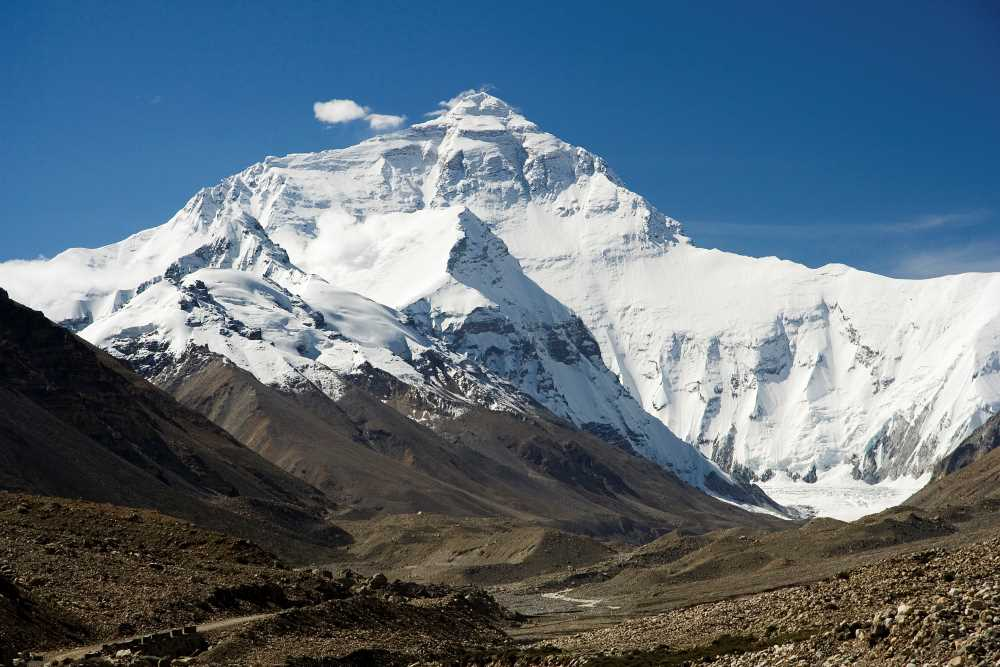
#> input picture homework/HW1/img1.jpg, 1000 x 667 px, given in place of tracking4.avi, which was not available
$ jupyter execute --allow-errors 'chap1-4-1~2.ipynb'
#> lines starting #> are read from the running program, lines starting #| are printed output that depends on the picture; after the words box and inside, x2 and y2 are one past the last pixel; in counts of white or black regions, pixels touching at a corner belong together; pictures that were not available may be replaced by others from this repository, and a replacement may not be noted
[cell 1]
import cv2
import numpy as np

[cell 2]
cap = cv2.VideoCapture("tracking4.avi")
while(1):
    _, frame = cap.read()
#> frame is the input picture: shape (667, 1000, 3); mean B, G, R 124.8, 111.2, 94.5
    if not _:
        break
    else:
        hsv = cv2.cvtColor(frame, cv2.COLOR_BGR2HSV)
#> hsv: shape (667, 1000, 3); mean H, S, V 66.6, 96.9, 131.8
        lower_blue = np.array([15,60,60])
        upper_blue = np.array([60,255,255])
        mask = cv2.inRange(hsv, lower_blue, upper_blue)
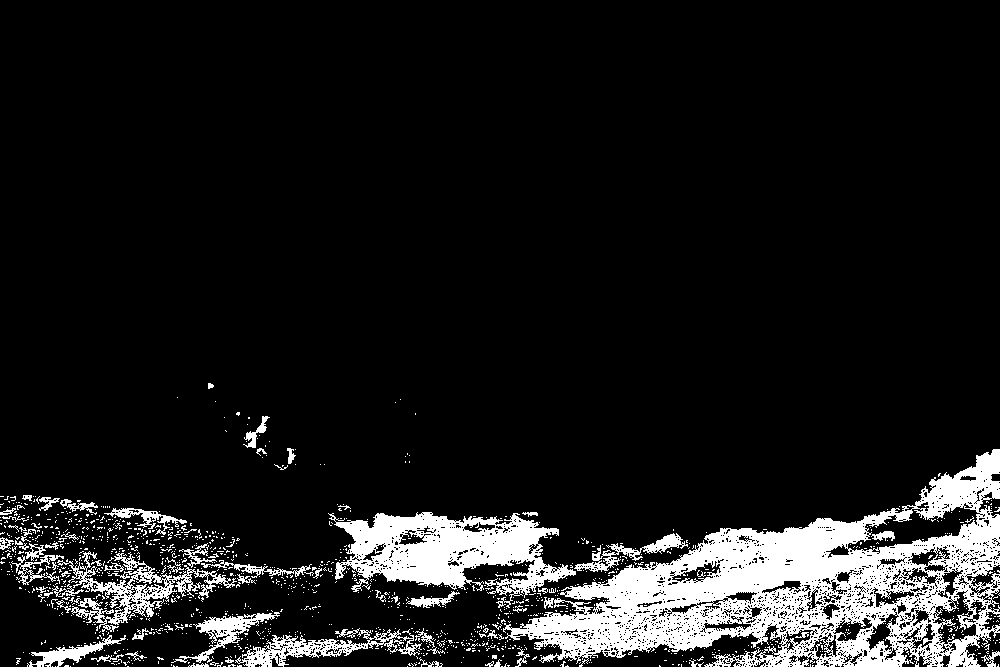
#> mask: shape (667, 1000); 10.7% white; 1314 white regions (1244 under 20 px), largest, box (x1, y1, x2, y2) and area: (503, 449, 1000, 667) 42197, (328, 512, 576, 608) 11354, (57, 551, 237, 632) 3487
        res = cv2.bitwise_and(frame,frame, mask= mask)
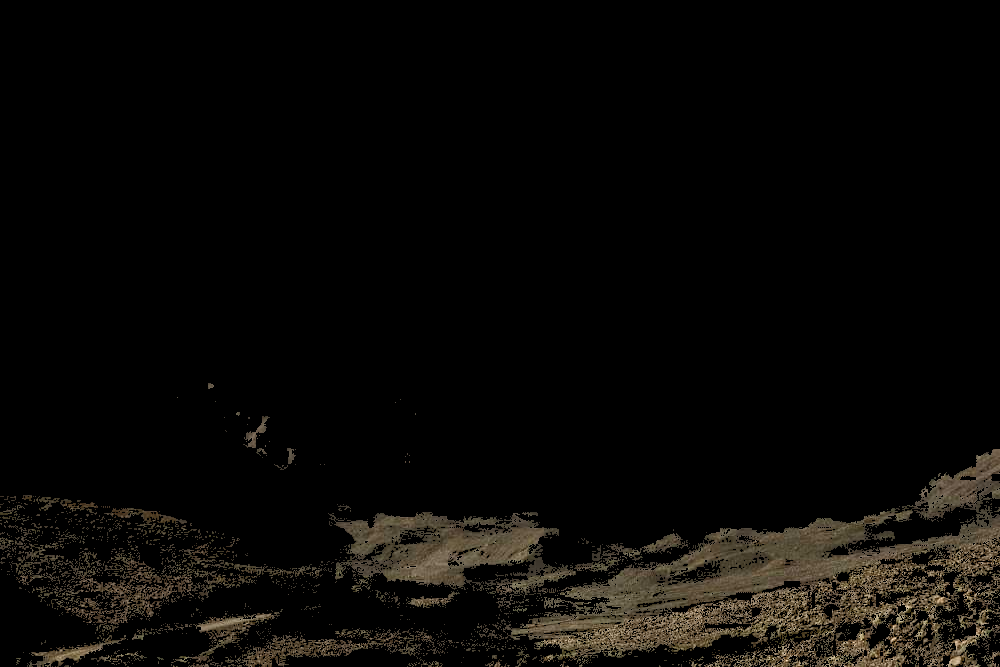
#> res: shape (667, 1000, 3); mean B, G, R 6.5, 8.7, 10.1
        cv2.imshow('frame',frame)
        cv2.imshow('mask',mask)
        cv2.imshow('res',res)
        k = cv2.waitKey(30) & 0xFF
#> (key Esc is pressed here)
    if k == 27:
        break
cap.release()
cv2.destroyAllWindows()

[cell 3]
import cv2
import numpy as np
from matplotlib import pyplot as plt
img = cv2.imread('g4.jpg',0)
ret,thresh1 = cv2.threshold(img,127,255,cv2.THRESH_BINARY)
ret,thresh2 = cv2.threshold(img,127,255,cv2.THRESH_BINARY_INV)
ret,thresh3 = cv2.threshold(img,127,255,cv2.THRESH_TRUNC)
ret,thresh4 = cv2.threshold(img,127,255,cv2.THRESH_TOZERO)
ret,thresh5 = cv2.threshold(img,127,255,cv2.THRESH_TOZERO_INV)
titles = ['Original Image','BINARY','BINARY_INV','TRUNC','TOZERO','TOZERO_INV']
images = [img, thresh1, thresh2, thresh3, thresh4, thresh5]
plt.figure(figsize=(20,20), facecolor='white')
#> (the rest of this cell did not finish here and is left out)

[cell 4]
import cv2
import numpy as np
from matplotlib import pyplot as plt
img = cv2.imread('k2.jpg',0)
#> (the rest of this cell did not finish here and is left out)

[cell 5]
import cv2
import numpy as np
from matplotlib import pyplot as plt
img = cv2.imread('k3.jpg',0)
# global thresholding
ret1,th1 = cv2.threshold(img,127,255,cv2.THRESH_BINARY)
# Otsu's thresholding
ret2,th2 = cv2.threshold(img,0,255,cv2.THRESH_BINARY+cv2.THRESH_OTSU)
#> ret2 = 0
# Otsu's thresholding after Gaussian filtering
#> (the rest of this cell did not finish here and is left out)

$ run again, on homework/HW1/hwi1.PNG
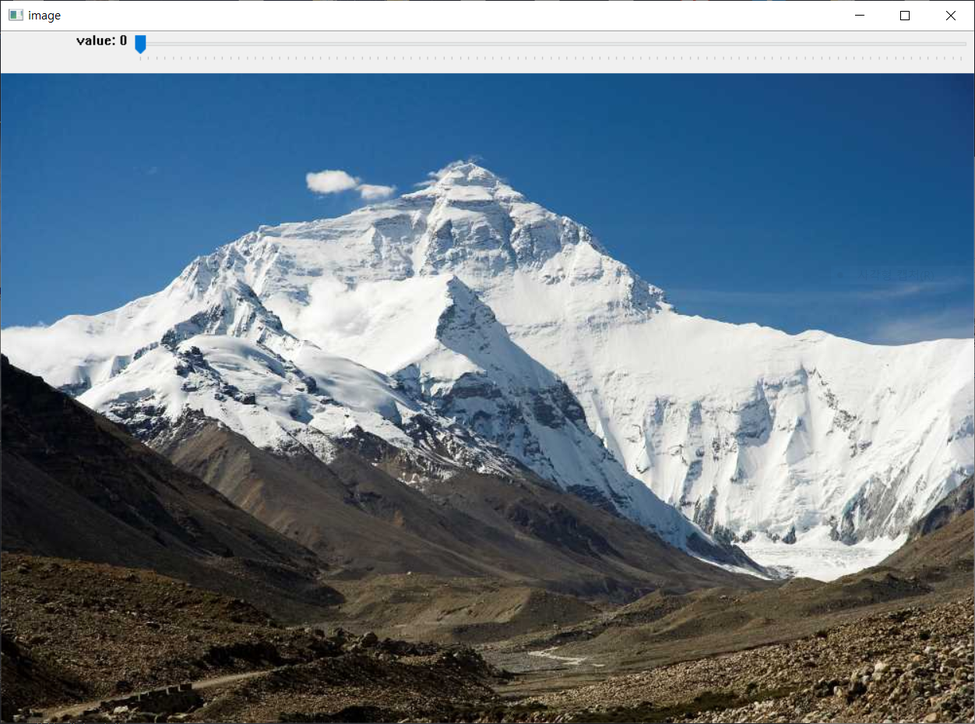
#> input picture homework/HW1/hwi1.PNG, 975 x 724 px, shrunk from 1252 x 929 before the run, given in place of tracking4.avi, which was not available
#> frame is the input picture: shape (724, 975, 3); mean B, G, R 136.4, 124.2, 109.2
#> hsv: shape (724, 975, 3); mean H, S, V 60.9, 85.2, 142.7
#> `mask = cv2.inRange(hsv, lower_blue, upper_blue)`:
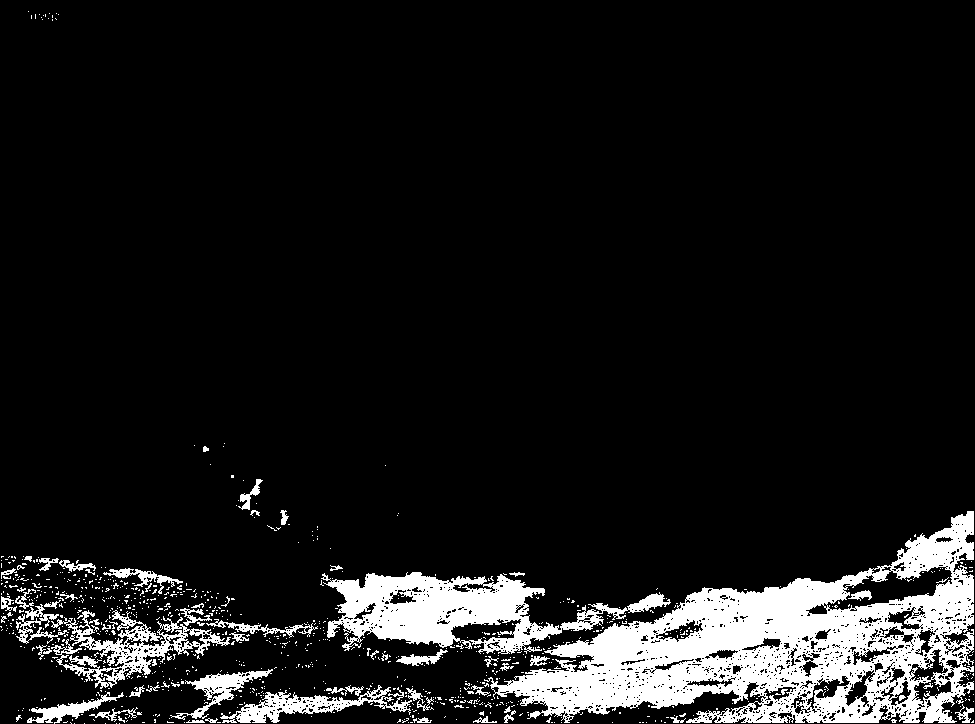
#> mask: shape (724, 975); 10.1% white; 907 white regions (842 under 20 px), largest, box (x1, y1, x2, y2) and area: (484, 511, 974, 723) 42581, (321, 572, 671, 654) 12225, (51, 610, 231, 689) 3996
#> `res = cv2.bitwise_and(frame,frame, mask= mask)`:
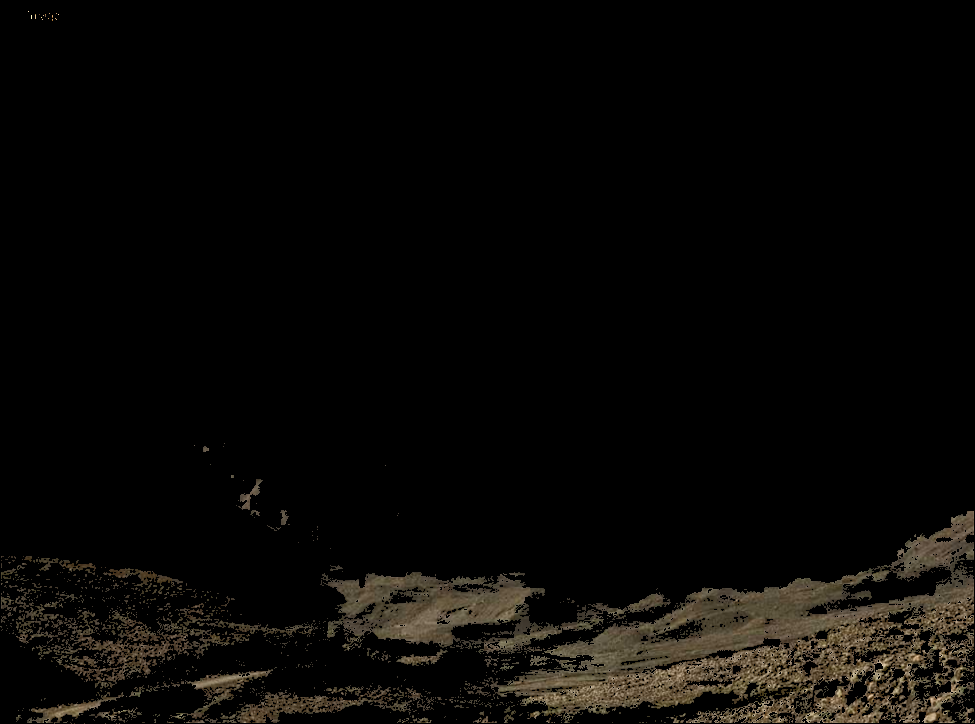
#> res: shape (724, 975, 3); mean B, G, R 6.1, 8.1, 9.4
#> ret2 = 0
